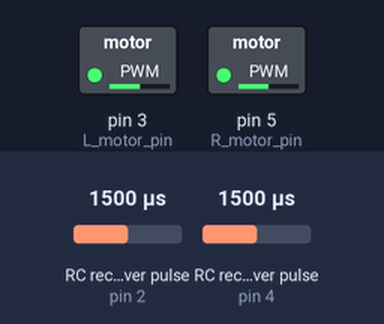
Bench run of a program on a simulated Arduino Nano, built with avr-gcc and run on an emulated ATmega328P. Shown: switched loads named in the program (green lamp = pin HIGH). Wiring (inferred from the names in the program): 2 × RC receiver channel: data pin 2 / data pin 4. The test bench sets the inputs (shaded band); at power-on: RC receiver pulse (sensors on pin 2, pin 4) 1500 µs.

Above: at 1.2 s.
1.3 s: RC receiver pulse (sensor on pin 2) set to 1020 µs
At 2.2 s:
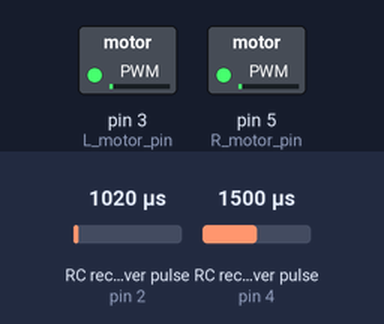
2.8 s: RC receiver pulse (sensor on pin 2) set to 1250 µs
At 3.3 s:
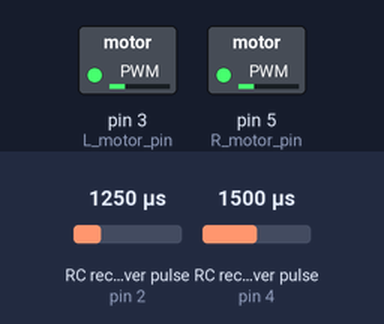
4.3 s: RC receiver pulse (sensor on pin 4) set to 1020 µs
At 5.2 s:
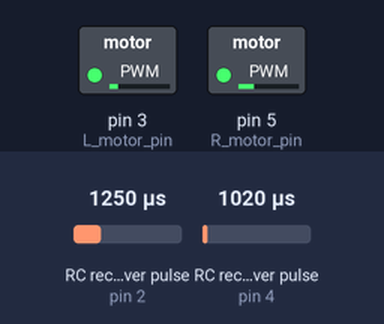
5.8 s: RC receiver pulse (sensor on pin 2) set to 1500 µs
At 6.8 s:
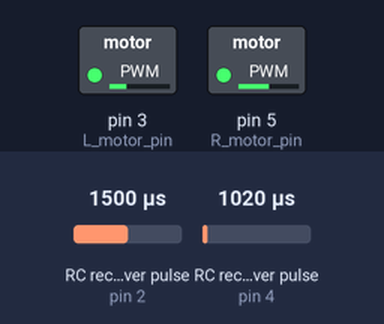
7.3 s: RC receiver pulse (sensor on pin 4) set to 1980 µs
At 8.5 s:
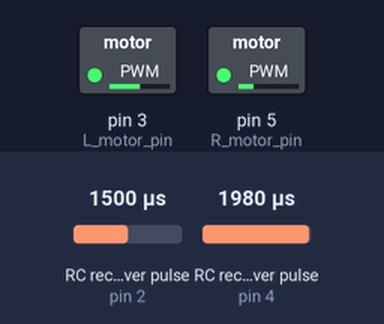
8.8 s: RC receiver pulse (sensor on pin 2) set to 1750 µs
At 10.3 s:
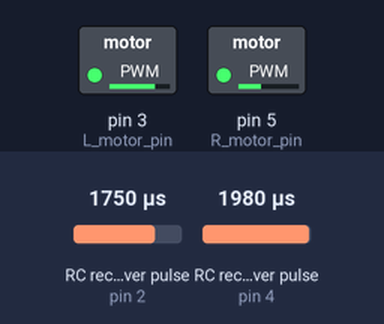
Timing chart, 0 to 11.3 s (numbered marks = the images above; inputs shaded):
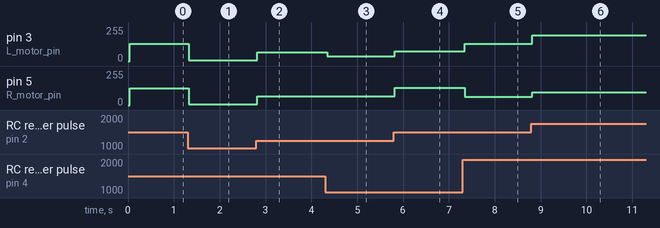

The program:

main.cpp
```cpp
//Library definitions
#include <Arduino.h>
//#include <Ramp.h>

//Use the debugging mode
//#define Serial_output
//Motor pin defintions
int L_motor_pin = 3;
int R_motor_pin = 5;
//Channel pin defintions
int ch1_pin = 4;
int ch3_pin = 2;
int ch5_pin = 6;
int ch6_pin = 7;
//Create reciever pin
int reciever_pin = 9;
//Initialize variables for channel values
float ch1 = 0; //Steering
float ch3 = 0; //Throttle
float ch5 = 0; //3-way switch
float ch6 = 0; //VrB
//Initialize variables to store motor values in after steering calculations
float L_motor_value = 0;
float R_motor_value = 0;
//Create count value for voltage readings
int count = 0;
//Create storage value for readVcc
long readVcc_value = 0;
//Create instances of the RAMP library
//rampFloat L_motor_ramp;
//rampFloat R_motor_ramp;

long readVcc() {
  // Read 1.1V reference against AVcc
  // set the reference to Vcc and the measurement to the internal 1.1V reference
  #if defined(__AVR_ATmega32U4__) || defined(__AVR_ATmega1280__) || defined(__AVR_ATmega2560__)
    ADMUX = _BV(REFS0) | _BV(MUX4) | _BV(MUX3) | _BV(MUX2) | _BV(MUX1);
  #elif defined (__AVR_ATtiny24__) || defined(__AVR_ATtiny44__) || defined(__AVR_ATtiny84__)
     ADMUX = _BV(MUX5) | _BV(MUX0) ;
  #else
    ADMUX = _BV(REFS0) | _BV(MUX3) | _BV(MUX2) | _BV(MUX1);
  #endif

  delay(2); // Wait for Vref to settle
  ADCSRA |= _BV(ADSC); // Start conversion
  while (bit_is_set(ADCSRA,ADSC)); // measuring

  uint8_t low  = ADCL; // must read ADCL first - it then locks ADCH
  uint8_t high = ADCH; // unlocks both

  long result = (high<<8) | low;

  result = 1125300L / result; // Calculate Vcc (in mV); 1125300 = 1.1*1023*1000
  return result; // Vcc in millivolts
}

void calculateThrottle() {
  ch1 = map ( pulseIn( ch1_pin, HIGH), 986, 1972, -100, 100 );// + 2;
  ch3 = map ( pulseIn( ch3_pin, HIGH), 993, 1990, 0, 255 );
  //ch5 = int ( map ( pulseIn( ch5_pin, HIGH), 500, 1500, 0, 2 ));
  //ch6 = map ( pulseIn( ch6_pin, HIGH), 994, 1988, 0, 1000 );

  if (ch1 < 3 || ch1 > -3) { //Steering is moved
    //Steering Calculations
    if ( ch1 > 0 ) { //Stick moved to the right, therefore boat should turn right. This is done by slowing down the right motor.
      L_motor_value = ch3;
      R_motor_value = ch3 * ( 1.5 - ( 100 / ( 200 - abs(ch1) ) ) );
      if ( R_motor_value < 0 ) {
        R_motor_value = 0;
      }
    }
    else {  //Stick must have moved to the left, therefore boat should turn left. This is done by slowing down the left motor.
      L_motor_value = ch3 * ( 1.5 - ( 100 / ( 200 - abs(ch1) ) ) );
      if ( L_motor_value < 0 ) {
        L_motor_value = 0;
      }
      R_motor_value = ch3;
    }

  }
  else { //Don't apply steering
    L_motor_value = ch3;
    R_motor_value = ch3;
  }

  /*
  if (ch5 == 0) { //No ramping applied
    //L_motor_ramp.go( (L_motor_value), ch6, NONE );
    //R_motor_ramp.go( (R_motor_value), ch6, NONE );
  }

  else if (ch5 == 1) { //Linear ramp applied
    //L_motor_ramp.go( (L_motor_value), ch6, LINEAR );
    //R_motor_ramp.go( (R_motor_value), ch6, LINEAR );
  }

  else if (ch5 == 2) { //Quadratic ramp applied
    //L_motor_ramp.go( (L_motor_value), ch6, QUADRATIC_OUT );
    //R_motor_ramp.go( (R_motor_value), ch6, QUADRATIC_OUT );
  }
  */

  //L_motor_ramp.update();
  //R_motor_ramp.update();
}

void updateReadVcc() {
  if ( count > 4 ) {
    readVcc_value = readVcc();
  }
  count++;
}

void setup() {
  // put your setup code here, to run once:
  //Start Serial connection if needed
  #ifdef Serial_output
    Serial.begin(9600);
  #endif
  //Set up pins as inputs
  pinMode( ch1_pin, INPUT );
  pinMode( ch3_pin, INPUT );
  pinMode( ch5_pin, INPUT );
  pinMode( ch6_pin, INPUT );

}


void loop() {
  // put your main code here, to run repeatedly:
  calculateThrottle();
  //Set readVcc variable
  //updateReadVcc();
  //Set pins to the values calculated if they are above the threshold
  //if ( L_motor_value > 2 ) {
  analogWrite( L_motor_pin, L_motor_value );
  //}
  //if ( R_motor_value > 2 ) {
  analogWrite( R_motor_pin, R_motor_value );
  //}
  //analogWrite( reciever_pin, readVcc_value );
  //Write out Serial data if enabled
  #ifdef Serial_output
    Serial.print( L_motor_value );
    Serial.print(", ");
    Serial.print( R_motor_value );
    //Serial.print(", ");
    //Serial.print( readVcc_value );
    Serial.println();
  #endif
}
```

Measured:
- after the input at 1.3 s, pin 3 (L_motor_pin): 129/255 → 7/255 at once; pin 5 (R_motor_pin): 127/255 → 6/255 at once
- after the input at 2.8 s, pin 3 (L_motor_pin): 7/255 → 65/255 at once; pin 5 (R_motor_pin): 6/255 → 64/255 at once
- after the input at 4.3 s, pin 3 (L_motor_pin): 65/255 → 36/255 at once; pin 5 (R_motor_pin): 64/255 → 65/255 at once
- after the input at 5.8 s, pin 3 (L_motor_pin): 36/255 → 72/255 at once; pin 5 (R_motor_pin): 65/255 → 129/255 at once
- after the input at 7.3 s, pin 3 (L_motor_pin): 72/255 → 129/255 at once; pin 5 (R_motor_pin): 129/255 → 63/255 at once
- after the input at 8.8 s, pin 3 (L_motor_pin): 129/255 → 193/255 at once; pin 5 (R_motor_pin): 63/255 → 94/255 at once
